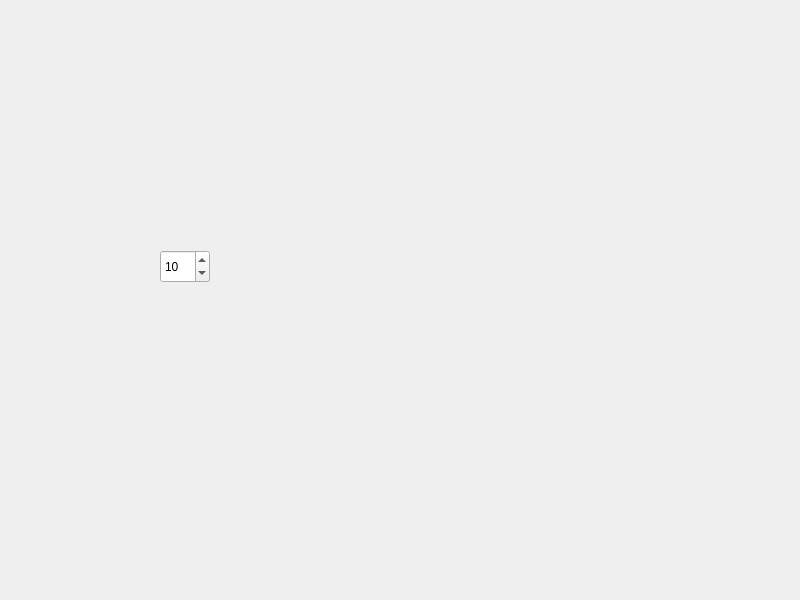
<?xml version="1.0" encoding="UTF-8"?>
<ui version="4.0">
 <class>MainWindow</class>
 <widget class="QMainWindow" name="MainWindow">
  <property name="geometry">
   <rect>
    <x>0</x>
    <y>0</y>
    <width>800</width>
    <height>600</height>
   </rect>
  </property>
  <property name="windowTitle">
   <string>MainWindow</string>
  </property>
  <widget class="QWidget" name="centralwidget">
   <widget class="QSpinBox" name="spinBox">
    <property name="geometry">
     <rect>
      <x>160</x>
      <y>250</y>
      <width>50</width>
      <height>33</height>
     </rect>
    </property>
    <property name="value">
     <number>10</number>
    </property>
   </widget>
  </widget>
 </widget>
 <resources/>
 <connections/>
</ui>
